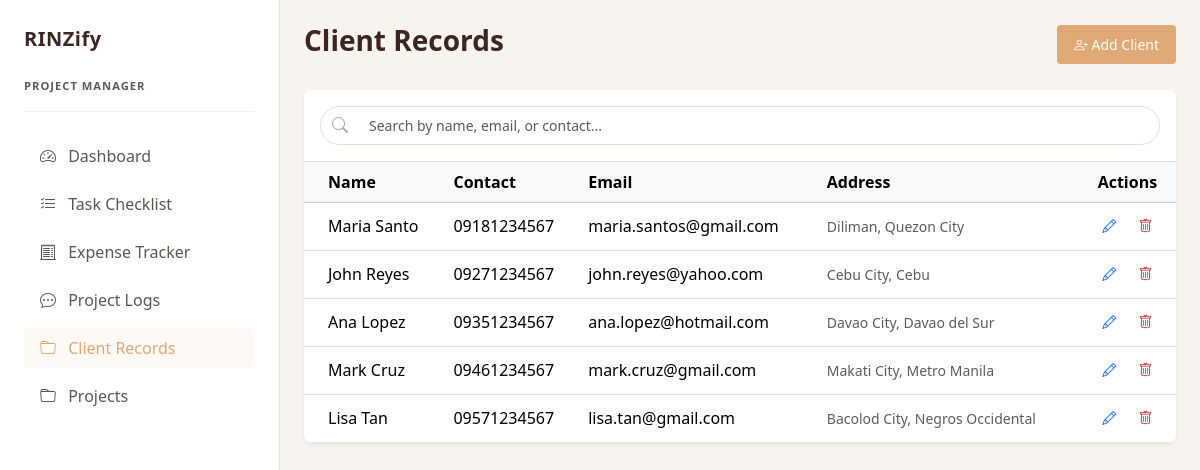
The app's page /clients.php (signed in) with its own data.
### tables this page shows
CREATE TABLE `clients` (
  `client_id` int(11) NOT NULL,
  `name` varchar(100) DEFAULT NULL,
  `contact` varchar(50) DEFAULT NULL,
  `email` varchar(100) DEFAULT NULL,
  `address` text DEFAULT NULL,
  `created_at` timestamp NOT NULL DEFAULT current_timestamp()
);

### clients.php (the view, shortened to what this page needs)
<?php
include 'db_connection.php';
$clients = $conn->query("SELECT * FROM clients ORDER BY created_at DESC");
?>
<!DOCTYPE html>
<html lang="en">
<?php include 'head.php'; ?>
<body style="background-color: #f7f3ee; color: #4a3e3d; font-family: system-ui, sans-serif;">
    <div class="d-flex">
        <?php include 'navbar.php'; ?>
        <main class="container-fluid px-4 pb-5">
            <div class="d-flex justify-content-between align-items-center my-4">
                <h3 class="fw-bold" style="color: #3d2621;">Client Records</h3>
                <button class="btn btn-sm text-white px-3 py-2" style="background-color: #dfa875;" data-bs-toggle="modal" data-bs-target="#clientModal">
                    <i class="bi bi-person-plus"></i> Add Client
                </button>
            </div>
            <div class="card border-0 shadow-sm rounded-3 bg-white overflow-hidden">
                <div class="p-3 bg-white border-bottom">
                    <div class="position-relative">
                        <i class="bi bi-search position-absolute" style="top: 50%; left: 12px; transform: translateY(-50%); color: #aaa;"></i>
                        <input type="text" id="clientSearch"
                            class="form-control form-control-sm rounded-pill ps-5 py-2"
                            placeholder="Search by name, email, or contact..."
                            onkeyup="filterClients()"
                            style="border: 1px solid #e0dcd5; transition: all 0.3s;">
                    </div>
                </div>
                <div class="table-responsive">
                    <table class="table table-hover align-middle mb-0" id="clientTable">
                        <thead class="table-light">
                            <tr>
                                <th class="ps-4">Name</th>
                                <th>Contact</th>
                                <th>Email</th>
                                <th>Address</th>
                                <th class="text-center">Actions</th>
                            </tr>
                        </thead>
                        <tbody>
                            <?php while ($c = $clients->fetch_assoc()): ?>
                                <tr>
                                    <td class="ps-4 fw-medium"><?= htmlspecialchars($c['name']) ?></td>
                                    <td><?= htmlspecialchars($c['contact']) ?></td>
                                    <td><?= htmlspecialchars($c['email']) ?></td>
                                    <td class="text-muted small"><?= htmlspecialchars($c['address']) ?></td>
                                    <td class="text-center">
                                        <button class="btn btn-sm text-primary edit-client-btn"
                                                data-bs-toggle="modal"
                                                data-bs-target="#editClientModal"
                                                data-id="<?= $c['client_id'] ?>"
                                                data-name="<?= htmlspecialchars($c['name']) ?>"
                                                data-contact="<?= htmlspecialchars($c['contact']) ?>"
                                                data-email="<?= htmlspecialchars($c['email']) ?>"
                                                data-address="<?= htmlspecialchars($c['address']) ?>">
                                            <i class="bi bi-pencil"></i>
                                        </button>
                                        <a href="clients.php?delete=<?= $c['client_id'] ?>" class="btn btn-sm text-danger" onclick="return confirm('Delete this client?')">
                                            <i class="bi bi-trash"></i>
                                        </a>
                                    </td>
                                </tr>
                            <?php endwhile; ?>
                        </tbody>
                    </table>
                </div>
            </div>
        </main>
    </div>
</body>
</html>

### records on screen
clients: name "Maria Santo", contact "09181234567", email "maria.santos@gmail.com", address "Diliman, Quezon City"
clients: name "John Reyes", contact "09271234567", email "john.reyes@yahoo.com", address "Cebu City, Cebu"
clients: name "Ana Lopez", contact "09351234567", email "ana.lopez@hotmail.com", address "Davao City, Davao del Sur"
clients: name "Mark Cruz", contact "09461234567", email "mark.cruz@gmail.com", address "Makati City, Metro Manila"
clients: name "Lisa Tan", contact "09571234567", email "lisa.tan@gmail.com", address "Bacolod City, Negros Occidental"
